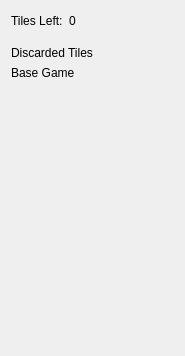
<?xml version="1.0" encoding="UTF-8"?>
<ui version="4.0">
 <class>RemainingTilesView</class>
 <widget class="QWidget" name="RemainingTilesView">
  <property name="geometry">
   <rect>
    <x>0</x>
    <y>0</y>
    <width>185</width>
    <height>356</height>
   </rect>
  </property>
  <property name="windowTitle">
   <string notr="true"/>
  </property>
  <layout class="QVBoxLayout" name="c" stretch="0,0,0,0">
   <item>
    <widget class="QWidget" name="widget" native="true">
     <layout class="QHBoxLayout" name="horizontalLayout">
      <property name="leftMargin">
       <number>0</number>
      </property>
      <property name="topMargin">
       <number>0</number>
      </property>
      <property name="rightMargin">
       <number>0</number>
      </property>
      <item>
       <widget class="QLabel" name="label_3">
        <property name="text">
         <string>Tiles Left:</string>
        </property>
       </widget>
      </item>
      <item>
       <widget class="QLabel" name="tilesLeftLabel">
        <property name="text">
         <string>0</string>
        </property>
       </widget>
      </item>
      <item>
       <spacer name="horizontalSpacer">
        <property name="orientation">
         <enum>Qt::Horizontal</enum>
        </property>
        <property name="sizeHint" stdset="0">
         <size>
          <width>40</width>
          <height>20</height>
         </size>
        </property>
       </spacer>
      </item>
     </layout>
    </widget>
   </item>
   <item>
    <widget class="QWidget" name="discardedWidget" native="true">
     <layout class="QVBoxLayout" name="verticalLayout">
      <property name="leftMargin">
       <number>0</number>
      </property>
      <property name="topMargin">
       <number>0</number>
      </property>
      <property name="rightMargin">
       <number>0</number>
      </property>
      <property name="bottomMargin">
       <number>0</number>
      </property>
      <item>
       <widget class="QLabel" name="label">
        <property name="text">
         <string>Discarded Tiles</string>
        </property>
       </widget>
      </item>
      <item>
       <layout class="QGridLayout" name="discardedLayout"/>
      </item>
     </layout>
    </widget>
   </item>
   <item>
    <layout class="QVBoxLayout" name="remainingLayout">
     <item>
      <widget class="QLabel" name="label_2">
       <property name="text">
        <string notr="true">Base Game</string>
       </property>
      </widget>
     </item>
     <item>
      <layout class="QGridLayout" name="gridLayout"/>
     </item>
    </layout>
   </item>
   <item>
    <spacer name="verticalSpacer">
     <property name="orientation">
      <enum>Qt::Vertical</enum>
     </property>
     <property name="sizeHint" stdset="0">
      <size>
       <width>20</width>
       <height>40</height>
      </size>
     </property>
    </spacer>
   </item>
  </layout>
 </widget>
 <resources/>
 <connections/>
</ui>
